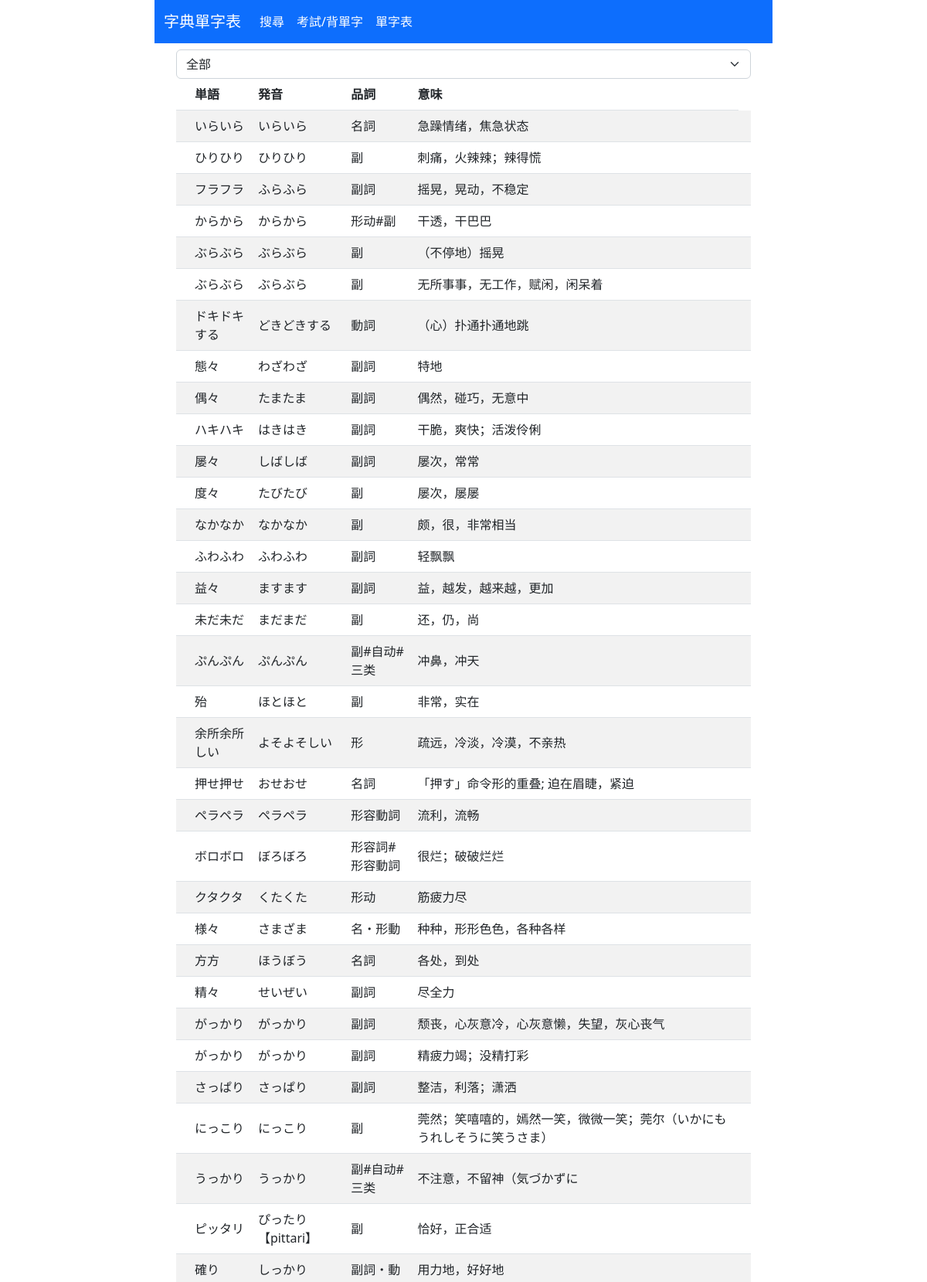
/view (upper part), run on the app's committed database.
### app.py (models this page shows, shortened)
class Word(db.Model):
    __tablename__ = 'word'
    id = db.Column(db.Integer, primary_key=True)
    name = db.Column(db.String(20), nullable=False)
    pron = db.Column(db.String(20), nullable=False)
    hiragana = db.Column(db.String(100), nullable=False)
    cixing = db.Column(db.String(30), nullable=False)
    explain = db.Column(db.String(100), nullable=False)
    explain_jp = db.Column(db.String(100))
    listName = db.Column(db.String(30), nullable=False)
    insert_time = db.Column(db.DateTime, default=datetime.now)
    update_time = db.Column(db.DateTime, onupdate=datetime.now, default=datetime.now)

### app.py (the view, shortened to what this page needs)
@app.route("/view", methods=["GET", "POST"])
def view():
    select_list = "all"
    word = None
    isEditing = False
    print(request.values)
    if request.method == "GET":
        word = Word.query.all()
    li = WordList.query.all()
    return render_template("view.html", word=word, list=li, select_list=select_list, isEditing=isEditing)

### templates/view.html (shortened to what this page needs)
{% extends "base.html" %}
{% block content %}
<form method="POST" action="{{url_for('view')}}" id="select-form">
    <select class="form-select" name="list" id="select-options">
        <option value="all" selected>全部</option>
    </select>
</form>
<form method="POST" action="{{url_for('view')}}" id="edit-form"
    >
    <table class="table table-striped">
        <thead>
        <tr>
            <th scope="col"></th>
            <th scope="col">単語</th>
            <th scope="col">発音</th>
            <th scope="col">品詞</th>
            <th scope="col">意味</th>
        </tr>
        </thead>
        <tbody>
            {% for w in word %}
            <tr>
                <th class="edit-only"><input type="checkbox" name="idx" value={{w.id}}></th>
                <td>{{w.name}}</td>
                <td>{{w.pron}}</td>
                <td>{{w.cixing}}</td>
                <td>{{w.explain}}</td>
                <td class="edit-only">
                </td>
            </tr>
            {% endfor %}
        </tbody>
    </table>
</form>
{% endblock %}

### templates/base.html (shortened to what this page needs)
<!DOCTYPE html>
<html lang="zh">
<head>
    <link rel="stylesheet" href="https://cdnjs.cloudflare.com/ajax/libs/bootstrap/5.2.3/css/bootstrap.min.css">
    <link rel="stylesheet" href="../static/main.css">
</head>
<body>
    <div class="container">
        <nav class="navbar navbar-expand navbar-dark bg-primary col-lg-8 col-12 mx-auto fixed-top">
            <div class="container-fluid">
                <a class="navbar-brand" href="#">字典單字表</a>
                <div class="collapse navbar-collapse" id="navbarNav">
                    <ul class="navbar-nav me-auto">
                    <li class="nav-item">
                        <a class="nav-link active"href="/search">搜尋</a>
                    </li>
                    <li class="nav-item">
                        <a class="nav-link active" href="/select">考試/背單字</a>
                    </li>
                    <li class="nav-item">
                        <a class="nav-link active" href="/view">單字表</a>
                    </li>
                    </ul>
                </div>
            </div>
        </nav>
        <div class="row content col-lg-8 col-12 mx-auto">
                {% block content %} {% endblock %}
        </div>
    </div>
</body>
</html>

### static/main.css (style rules this page uses)
.container { height: 100vh; width: 100vw; }
.content { overflow: auto; position: absolute; top: 4rem; right: 0; left: 0; padding: 0 1rem; }
th, td { vertical-align: middle; }

### data on the page
Word: name "いらいら", pron "いらいら", cixing "名詞", explain "急躁情绪，焦急状态"
Word: name "ひりひり", pron "ひりひり", cixing "副", explain "刺痛，火辣辣；辣得慌"
Word: name "フラフラ", pron "ふらふら", cixing "副詞", explain "摇晃，晃动，不稳定"
Word: name "からから", pron "からから", cixing "形动#副", explain "干透，干巴巴"
Word: name "ぶらぶら", pron "ぶらぶら", cixing "副", explain "（不停地）摇晃"
Word: name "ぶらぶら", pron "ぶらぶら", cixing "副", explain "无所事事，无工作，赋闲，闲呆着"
Word: name "ドキドキする", pron "どきどきする", cixing "動詞", explain "（心）扑通扑通地跳"
Word: name "態々", pron "わざわざ", cixing "副詞", explain "特地"
Word: name "偶々", pron "たまたま", cixing "副詞", explain "偶然，碰巧，无意中"
Word: name "ハキハキ", pron "はきはき", cixing "副詞", explain "干脆，爽快；活泼伶俐"
Word: name "屡々", pron "しばしば", cixing "副詞", explain "屡次，常常"
Word: name "度々", pron "たびたび", cixing "副", explain "屡次，屡屡"
Word: name "なかなか", pron "なかなか", cixing "副", explain "颇，很，非常相当"
Word: name "ふわふわ", pron "ふわふわ", cixing "副詞", explain "轻飘飘"
Word: name "益々", pron "ますます", cixing "副詞", explain "益，越发，越来越，更加"
Word: name "未だ未だ", pron "まだまだ", cixing "副", explain "还，仍，尚"
Word: name "ぷんぷん", pron "ぷんぷん", cixing "副#自动#三类", explain "冲鼻，冲天"
Word: name "殆", pron "ほとほと", cixing "副", explain "非常，实在"
Word: name "余所余所しい", pron "よそよそしい", cixing "形", explain "疏远，冷淡，冷漠，不亲热"
Word: name "押せ押せ", pron "おせおせ", cixing "名詞", explain "「押す」命令形的重叠; 迫在眉睫，紧迫"
Word: name "ペラペラ", pron "ペラペラ", cixing "形容動詞", explain "流利，流畅"
Word: name "ボロボロ", pron "ぼろぼろ", cixing "形容詞#形容動詞", explain "很烂；破破烂烂"
Word: name "クタクタ", pron "くたくた", cixing "形动", explain "筋疲力尽"
Word: name "様々", pron "さまざま", cixing "名・形動", explain "种种，形形色色，各种各样"
Word: name "方方", pron "ほうぼう", cixing "名詞", explain "各处，到处"
Word: name "精々", pron "せいぜい", cixing "副詞", explain "尽全力"
Word: name "がっかり", pron "がっかり", cixing "副詞", explain "颓丧，心灰意冷，心灰意懒，失望，灰心丧气"
Word: name "がっかり", pron "がっかり", cixing "副詞", explain "精疲力竭；没精打彩"
Word: name "さっぱり", pron "さっぱり", cixing "副詞", explain "整洁，利落；潇洒"
Word: name "にっこり", pron "にっこり", cixing "副", explain "莞然；笑嘻嘻的，嫣然一笑，微微一笑；莞尔（いかにもうれしそうに笑うさま）"
Word: name "うっかり", pron "うっかり", cixing "副#自动#三类", explain "不注意，不留神（気づかずに"
Word: name "ピッタリ", pron "ぴったり【pittari】", cixing "副", explain "恰好，正合适"
Word: name "確り", pron "しっかり", cixing "副詞・動", explain "用力地，好好地"
